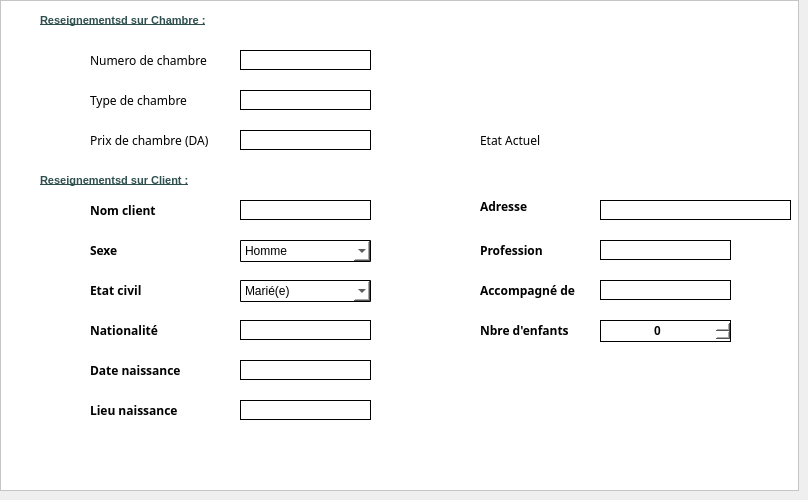
      <widget class="QWidget" name="tab_1">
       <attribute name="title">
        <string>Chambre et client</string>
       </attribute>
       <widget class="QFrame" name="frame_4">
        <property name="geometry">
         <rect>
          <x>0</x>
          <y>0</y>
          <width>799</width>
          <height>491</height>
         </rect>
        </property>
        <property name="styleSheet">
         <string notr="true">background:white;</string>
        </property>
        <property name="frameShape">
         <enum>QFrame::StyledPanel</enum>
        </property>
        <property name="frameShadow">
         <enum>QFrame::Raised</enum>
        </property>
        <widget class="QLabel" name="providerDTitle_5">
         <property name="geometry">
          <rect>
           <x>40</x>
           <y>10</y>
           <width>231</width>
           <height>21</height>
          </rect>
         </property>
         <property name="font">
          <font>
           <pointsize>8</pointsize>
           <weight>75</weight>
           <italic>false</italic>
           <bold>true</bold>
           <underline>true</underline>
          </font>
         </property>
         <property name="styleSheet">
          <string notr="true">QLabel{color:#2f4f4f;border : 0px}</string>
         </property>
         <property name="text">
          <string>Reseignementsd sur Chambre :</string>
         </property>
        </widget>
        <widget class="QLabel" name="providerDTitle_6">
         <property name="geometry">
          <rect>
           <x>40</x>
           <y>170</y>
           <width>181</width>
           <height>21</height>
          </rect>
         </property>
         <property name="font">
          <font>
           <pointsize>8</pointsize>
           <weight>75</weight>
           <italic>false</italic>
           <bold>true</bold>
           <underline>true</underline>
          </font>
         </property>
         <property name="styleSheet">
          <string notr="true">QLabel{color:#2f4f4f;border : 0px}</string>
         </property>
         <property name="text">
          <string>Reseignementsd sur Client :</string>
         </property>
        </widget>
        <widget class="QLineEdit" name="clientName">
         <property name="geometry">
          <rect>
           <x>240</x>
           <y>200</y>
           <width>131</width>
           <height>20</height>
          </rect>
         </property>
         <property name="styleSheet">
          <string notr="true">background-color:white;border:1px solid ;</string>
         </property>
        </widget>
        <widget class="QComboBox" name="clientCivil">
         <property name="geometry">
          <rect>
           <x>240</x>
           <y>280</y>
           <width>131</width>
           <height>22</height>
          </rect>
         </property>
         <property name="font">
          <font>
           <weight>50</weight>
           <bold>false</bold>
          </font>
         </property>
         <property name="cursor">
          <cursorShape>PointingHandCursor</cursorShape>
         </property>
         <property name="styleSheet">
          <string notr="true">QComboBox{background-color:white;border : 1px solid; border-radius:1px;}</string>
         </property>
         <item>
          <property name="text">
           <string>Marié(e)</string>
          </property>
         </item>
         <item>
          <property name="text">
           <string>Célibataire</string>
          </property>
         </item>
        </widget>
        <widget class="QLineEdit" name="clientNational">
         <property name="geometry">
          <rect>
           <x>240</x>
           <y>320</y>
           <width>131</width>
           <height>20</height>
          </rect>
         </property>
         <property name="styleSheet">
          <string notr="true">background-color:white;border:1px solid ;</string>
         </property>
        </widget>
        <widget class="QLineEdit" name="clientCompany">
         <property name="geometry">
          <rect>
           <x>600</x>
           <y>280</y>
           <width>131</width>
           <height>20</height>
          </rect>
         </property>
         <property name="styleSheet">
          <string notr="true">background-color:white;border:1px solid ;</string>
         </property>
        </widget>
        <widget class="QPushButton" name="pushButton_16">
         <property name="geometry">
          <rect>
           <x>570</x>
           <y>30</y>
           <width>181</width>
           <height>81</height>
          </rect>
         </property>
         <property name="toolTip">
          <string>Restaurent Manager Solution</string>
         </property>
         <property name="styleSheet">
          <string notr="true">text-align:center; color : black; border: 0px solid #f96332; opacity:0.4;</string>
         </property>
         <property name="text">
          <string/>
         </property>
         <property name="icon">
          <iconset>
           <normaloff>../../IMAGES/Icons/bed.png</normaloff>../../IMAGES/Icons/bed.png</iconset>
         </property>
         <property name="iconSize">
          <size>
           <width>100</width>
           <height>75</height>
          </size>
         </property>
        </widget>
        <widget class="QPushButton" name="pushButton_28">
         <property name="geometry">
          <rect>
           <x>90</x>
           <y>200</y>
           <width>131</width>
           <height>21</height>
          </rect>
         </property>
         <property name="font">
          <font>
           <family>Calibri Light</family>
           <pointsize>9</pointsize>
           <weight>75</weight>
           <bold>true</bold>
          </font>
         </property>
         <property name="toolTip">
          <string>Nombre de Fournisseurs Enregistrés</string>
         </property>
         <property name="styleSheet">
          <string notr="true">QPushButton{background-color :white;color:black;border:0px;text-align:left;}</string>
         </property>
         <property name="text">
          <string>Nom client</string>
         </property>
         <property name="icon">
          <iconset>
           <normaloff>../../IMAGES/Icons/client.png</normaloff>../../IMAGES/Icons/client.png</iconset>
         </property>
        </widget>
        <widget class="QPushButton" name="pushButton_29">
         <property name="geometry">
          <rect>
           <x>90</x>
           <y>320</y>
           <width>131</width>
           <height>21</height>
          </rect>
         </property>
         <property name="font">
          <font>
           <family>Calibri Light</family>
           <pointsize>9</pointsize>
           <weight>75</weight>
           <bold>true</bold>
          </font>
         </property>
         <property name="toolTip">
          <string>Nombre de Fournisseurs Enregistrés</string>
         </property>
         <property name="styleSheet">
          <string notr="true">QPushButton{background-color :white;color:black;border:0px;text-align:left;}</string>
         </property>
         <property name="text">
          <string>Nationalité</string>
         </property>
         <property name="icon">
          <iconset>
           <normaloff>../../IMAGES/Icons/client.png</normaloff>../../IMAGES/Icons/client.png</iconset>
         </property>
        </widget>
        <widget class="QPushButton" name="pushButton_31">
         <property name="geometry">
          <rect>
           <x>480</x>
           <y>130</y>
           <width>101</width>
           <height>21</height>
          </rect>
         </property>
         <property name="font">
          <font>
           <family>Calibri Light</family>
           <pointsize>9</pointsize>
          </font>
         </property>
         <property name="toolTip">
          <string>Nombre de Fournisseurs Enregistrés</string>
         </property>
         <property name="styleSheet">
          <string notr="true">QPushButton{background-color :white;color:black;border:0px;text-align:left;}</string>
         </property>
         <property name="text">
          <string>Etat Actuel</string>
         </property>
         <property name="icon">
          <iconset>
           <normaloff>../../IMAGES/ValidationButton/key.png</normaloff>../../IMAGES/ValidationButton/key.png</iconset>
         </property>
        </widget>
        <widget class="QPushButton" name="pushButton_32">
         <property name="geometry">
          <rect>
           <x>90</x>
           <y>50</y>
           <width>131</width>
           <height>21</height>
          </rect>
         </property>
         <property name="font">
          <font>
           <family>Calibri Light</family>
           <pointsize>9</pointsize>
          </font>
         </property>
         <property name="toolTip">
          <string>Nombre de Fournisseurs Enregistrés</string>
         </property>
         <property name="styleSheet">
          <string notr="true">QPushButton{background-color :white;color:black;border:0px;text-align:left;}</string>
         </property>
         <property name="text">
          <string>Numero de chambre</string>
         </property>
         <property name="icon">
          <iconset>
           <normaloff>../../IMAGES/ValidationButton/key.png</normaloff>../../IMAGES/ValidationButton/key.png</iconset>
         </property>
        </widget>
        <widget class="QPushButton" name="pushButton_33">
         <property name="geometry">
          <rect>
           <x>90</x>
           <y>90</y>
           <width>131</width>
           <height>21</height>
          </rect>
         </property>
         <property name="font">
          <font>
           <family>Calibri Light</family>
           <pointsize>9</pointsize>
          </font>
         </property>
         <property name="toolTip">
          <string>Nombre de Fournisseurs Enregistrés</string>
         </property>
         <property name="styleSheet">
          <string notr="true">QPushButton{background-color :white;color:black;border:0px;text-align:left;}</string>
         </property>
         <property name="text">
          <string>Type de chambre</string>
         </property>
         <property name="icon">
          <iconset>
           <normaloff>../../IMAGES/ValidationButton/key.png</normaloff>../../IMAGES/ValidationButton/key.png</iconset>
         </property>
        </widget>
        <widget class="QPushButton" name="pushButton_34">
         <property name="geometry">
          <rect>
           <x>90</x>
           <y>130</y>
           <width>131</width>
           <height>21</height>
          </rect>
         </property>
         <property name="font">
          <font>
           <family>Calibri Light</family>
           <pointsize>9</pointsize>
          </font>
         </property>
         <property name="toolTip">
          <string>Nombre de Fournisseurs Enregistrés</string>
         </property>
         <property name="styleSheet">
          <string notr="true">QPushButton{background-color :white;color:black;border:0px;text-align:left;}</string>
         </property>
         <property name="text">
          <string>Prix de chambre (DA)</string>
         </property>
         <property name="icon">
          <iconset>
           <normaloff>../../IMAGES/ValidationButton/key.png</normaloff>../../IMAGES/ValidationButton/key.png</iconset>
         </property>
        </widget>
        <widget class="QPushButton" name="pushButton_35">
         <property name="geometry">
          <rect>
           <x>90</x>
           <y>280</y>
           <width>131</width>
           <height>21</height>
          </rect>
         </property>
         <property name="font">
          <font>
           <family>Calibri Light</family>
           <pointsize>9</pointsize>
           <weight>75</weight>
           <bold>true</bold>
          </font>
         </property>
         <property name="toolTip">
          <string>Nombre de Fournisseurs Enregistrés</string>
         </property>
         <property name="styleSheet">
          <string notr="true">QPushButton{background-color :white;color:black;border:0px;text-align:left;}</string>
         </property>
         <property name="text">
          <string>Etat civil</string>
         </property>
         <property name="icon">
          <iconset>
           <normaloff>../../IMAGES/Icons/client.png</normaloff>../../IMAGES/Icons/client.png</iconset>
         </property>
        </widget>
        <widget class="QPushButton" name="pushButton_36">
         <property name="geometry">
          <rect>
           <x>90</x>
           <y>360</y>
           <width>111</width>
           <height>21</height>
          </rect>
         </property>
         <property name="font">
          <font>
           <family>Calibri Light</family>
           <pointsize>9</pointsize>
           <weight>75</weight>
           <bold>true</bold>
          </font>
         </property>
         <property name="toolTip">
          <string>Nombre de Fournisseurs Enregistrés</string>
         </property>
         <property name="styleSheet">
          <string notr="true">QPushButton{background-color :white;color:black;border:0px;text-align:left;}</string>
         </property>
         <property name="text">
          <string>Date naissance</string>
         </property>
         <property name="icon">
          <iconset>
           <normaloff>../../IMAGES/Icons/client.png</normaloff>../../IMAGES/Icons/client.png</iconset>
         </property>
        </widget>
        <widget class="QPushButton" name="pushButton_37">
         <property name="geometry">
          <rect>
           <x>480</x>
           <y>280</y>
           <width>111</width>
           <height>21</height>
          </rect>
         </property>
         <property name="font">
          <font>
           <family>Calibri Light</family>
           <pointsize>9</pointsize>
           <weight>75</weight>
           <bold>true</bold>
          </font>
         </property>
         <property name="toolTip">
          <string>Nombre de Fournisseurs Enregistrés</string>
         </property>
         <property name="styleSheet">
          <string notr="true">QPushButton{background-color :white;color:black;border:0px;text-align:left;}</string>
         </property>
         <property name="text">
          <string>Accompagné de </string>
         </property>
         <property name="icon">
          <iconset>
           <normaloff>../../IMAGES/Icons/client.png</normaloff>../../IMAGES/Icons/client.png</iconset>
         </property>
        </widget>
        <widget class="QLabel" name="roomNum">
         <property name="geometry">
          <rect>
           <x>240</x>
           <y>50</y>
           <width>131</width>
           <height>20</height>
          </rect>
         </property>
         <property name="font">
          <font>
           <family>MS Shell Dlg 2</family>
           <weight>50</weight>
           <bold>false</bold>
          </font>
         </property>
         <property name="styleSheet">
          <string notr="true">background-color:white;border:1px solid black;</string>
         </property>
         <property name="text">
          <string/>
         </property>
         <property name="alignment">
          <set>Qt::AlignCenter</set>
         </property>
        </widget>
        <widget class="QLabel" name="roomType">
         <property name="geometry">
          <rect>
           <x>240</x>
           <y>90</y>
           <width>131</width>
           <height>20</height>
          </rect>
         </property>
         <property name="font">
          <font>
           <family>MS Shell Dlg 2</family>
           <weight>50</weight>
           <bold>false</bold>
          </font>
         </property>
         <property name="styleSheet">
          <string notr="true">background-color:white;border:1px solid black;</string>
         </property>
         <property name="text">
          <string/>
         </property>
         <property name="alignment">
          <set>Qt::AlignCenter</set>
         </property>
        </widget>
        <widget class="QLabel" name="roomPrice">
         <property name="geometry">
          <rect>
           <x>240</x>
           <y>130</y>
           <width>131</width>
           <height>20</height>
          </rect>
         </property>
         <property name="font">
          <font>
           <family>MS Shell Dlg 2</family>
           <weight>50</weight>
           <bold>false</bold>
          </font>
         </property>
         <property name="styleSheet">
          <string notr="true">background-color:white;border:1px solid black;</string>
         </property>
         <property name="text">
          <string/>
         </property>
         <property name="alignment">
          <set>Qt::AlignCenter</set>
         </property>
        </widget>
        <widget class="QLabel" name="roomState">
         <property name="geometry">
          <rect>
           <x>600</x>
           <y>130</y>
           <width>131</width>
           <height>20</height>
          </rect>
         </property>
         <property name="font">
          <font>
           <family>Arial Black</family>
           <pointsize>9</pointsize>
           <weight>75</weight>
           <bold>true</bold>
          </font>
         </property>
         <property name="styleSheet">
          <string notr="true">background-color:white;border:0px solid black;color:green;</string>
         </property>
         <property name="text">
          <string/>
         </property>
         <property name="alignment">
          <set>Qt::AlignCenter</set>
         </property>
        </widget>
        <widget class="QPushButton" name="pushButton_43">
         <property name="geometry">
          <rect>
           <x>480</x>
           <y>320</y>
           <width>111</width>
           <height>21</height>
          </rect>
         </property>
         <property name="font">
          <font>
           <family>Calibri Light</family>
           <pointsize>9</pointsize>
           <weight>75</weight>
           <bold>true</bold>
          </font>
         </property>
         <property name="toolTip">
          <string>Nombre de Fournisseurs Enregistrés</string>
         </property>
         <property name="styleSheet">
          <string notr="true">QPushButton{background-color :white;color:black;border:0px;text-align:left;}</string>
         </property>
         <property name="text">
          <string>Nbre d'enfants</string>
         </property>
         <property name="icon">
          <iconset>
           <normaloff>../../IMAGES/Icons/client.png</normaloff>../../IMAGES/Icons/client.png</iconset>
         </property>
        </widget>
        <widget class="QSpinBox" name="clientKids">
         <property name="geometry">
          <rect>
           <x>600</x>
           <y>320</y>
           <width>131</width>
           <height>22</height>
          </rect>
         </property>
         <property name="font">
          <font>
           <pointsize>9</pointsize>
           <weight>75</weight>
           <bold>true</bold>
          </font>
         </property>
         <property name="styleSheet">
          <string notr="true">border:1px solid;</string>
         </property>
         <property name="alignment">
          <set>Qt::AlignCenter</set>
         </property>
        </widget>
        <widget class="QLineEdit" name="clientBirth">
         <property name="geometry">
          <rect>
           <x>240</x>
           <y>360</y>
           <width>131</width>
           <height>20</height>
          </rect>
         </property>
         <property name="styleSheet">
          <string notr="true">background-color:white;border:1px solid ;</string>
         </property>
        </widget>
        <widget class="QLineEdit" name="clientBirthPlace">
         <property name="geometry">
          <rect>
           <x>240</x>
           <y>400</y>
           <width>131</width>
           <height>20</height>
          </rect>
         </property>
         <property name="styleSheet">
          <string notr="true">background-color:white;border:1px solid ;</string>
         </property>
        </widget>
        <widget class="QPushButton" name="pushButton_44">
         <property name="geometry">
          <rect>
           <x>90</x>
           <y>400</y>
           <width>111</width>
           <height>21</height>
          </rect>
         </property>
         <property name="font">
          <font>
           <family>Calibri Light</family>
           <pointsize>9</pointsize>
           <weight>75</weight>
           <bold>true</bold>
          </font>
         </property>
         <property name="toolTip">
          <string>Nombre de Fournisseurs Enregistrés</string>
         </property>
         <property name="styleSheet">
          <string notr="true">QPushButton{background-color :white;color:black;border:0px;text-align:left;}</string>
         </property>
         <property name="text">
          <string>Lieu naissance</string>
         </property>
         <property name="icon">
          <iconset>
           <normaloff>../../IMAGES/Icons/client.png</normaloff>../../IMAGES/Icons/client.png</iconset>
         </property>
        </widget>
        <widget class="QLineEdit" name="clientJob">
         <property name="geometry">
          <rect>
           <x>600</x>
           <y>240</y>
           <width>131</width>
           <height>20</height>
          </rect>
         </property>
         <property name="styleSheet">
          <string notr="true">background-color:white;border:1px solid ;</string>
         </property>
        </widget>
        <widget class="QPushButton" name="pushButton_45">
         <property name="geometry">
          <rect>
           <x>480</x>
           <y>240</y>
           <width>111</width>
           <height>21</height>
          </rect>
         </property>
         <property name="font">
          <font>
           <family>Calibri Light</family>
           <pointsize>9</pointsize>
           <weight>75</weight>
           <bold>true</bold>
          </font>
         </property>
         <property name="toolTip">
          <string>Nombre de Fournisseurs Enregistrés</string>
         </property>
         <property name="styleSheet">
          <string notr="true">QPushButton{background-color :white;color:black;border:0px;text-align:left;}</string>
         </property>
         <property name="text">
          <string>Profession</string>
         </property>
         <property name="icon">
          <iconset>
           <normaloff>../../IMAGES/Icons/client.png</normaloff>../../IMAGES/Icons/client.png</iconset>
         </property>
        </widget>
        <widget class="QLineEdit" name="clientAdress">
         <property name="geometry">
          <rect>
           <x>600</x>
           <y>200</y>
           <width>191</width>
           <height>20</height>
          </rect>
         </property>
         <property name="font">
          <font>
           <pointsize>7</pointsize>
          </font>
         </property>
         <property name="styleSheet">
          <string notr="true">background-color:white;border:1px solid ;</string>
         </property>
        </widget>
        <widget class="QPushButton" name="pushButton_46">
         <property name="geometry">
          <rect>
           <x>480</x>
           <y>196</y>
           <width>101</width>
           <height>21</height>
          </rect>
         </property>
         <property name="font">
          <font>
           <family>Calibri Light</family>
           <pointsize>9</pointsize>
           <weight>75</weight>
           <bold>true</bold>
          </font>
         </property>
         <property name="toolTip">
          <string>Nombre de Fournisseurs Enregistrés</string>
         </property>
         <property name="styleSheet">
          <string notr="true">QPushButton{background-color :white;color:black;border:0px;text-align:left;}</string>
         </property>
         <property name="text">
          <string>Adresse </string>
         </property>
         <property name="icon">
          <iconset>
           <normaloff>../../IMAGES/Icons/client.png</normaloff>../../IMAGES/Icons/client.png</iconset>
         </property>
        </widget>
        <widget class="QComboBox" name="clientSexe">
         <property name="geometry">
          <rect>
           <x>240</x>
           <y>240</y>
           <width>131</width>
           <height>22</height>
          </rect>
         </property>
         <property name="font">
          <font>
           <weight>50</weight>
           <bold>false</bold>
          </font>
         </property>
         <property name="cursor">
          <cursorShape>PointingHandCursor</cursorShape>
         </property>
         <property name="styleSheet">
          <string notr="true">QComboBox{background-color:white;border : 1px solid; border-radius:1px;}</string>
         </property>
         <item>
          <property name="text">
           <string>Homme</string>
          </property>
         </item>
         <item>
          <property name="text">
           <string>Femme</string>
          </property>
         </item>
        </widget>
        <widget class="QPushButton" name="pushButton_47">
         <property name="geometry">
          <rect>
           <x>90</x>
           <y>240</y>
           <width>101</width>
           <height>21</height>
          </rect>
         </property>
         <property name="font">
          <font>
           <family>Calibri Light</family>
           <pointsize>9</pointsize>
           <weight>75</weight>
           <bold>true</bold>
          </font>
         </property>
         <property name="toolTip">
          <string>Nombre de Fournisseurs Enregistrés</string>
         </property>
         <property name="styleSheet">
          <string notr="true">QPushButton{background-color :white;color:black;border:0px;text-align:left;}</string>
         </property>
         <property name="text">
          <string>Sexe</string>
         </property>
         <property name="icon">
          <iconset>
           <normaloff>../../IMAGES/Icons/client.png</normaloff>../../IMAGES/Icons/client.png</iconset>
         </property>
        </widget>
       </widget>
      </widget>
